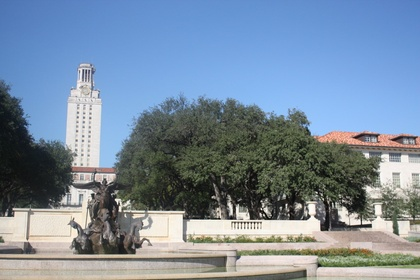
%> input picture hw4/hw4/data/uttower_left.jpg, 420 x 280 px, shrunk from 1024 x 683 before the run
$ octave --eval "result = get_feats(rgb2gray(imread('../data/uttower_left.jpg')));"   (GNU Octave 9; MATLAB toolbox functions it lacks are replaced by stand-ins)
%> lines starting %> are read from the running program, lines starting %| are printed output that depends on the picture
### hw4/hw4/code/harris.m
% HARRIS - Harris corner detector
%
% Usage:  [cim, r, c] = harris(im, sigma, thresh, radius, disp)
%
% Arguments:
%            im     - image to be processed.
%            sigma  - standard deviation of smoothing Gaussian. Typical
%                     values to use might be 1-3.
%            thresh - threshold (optional). Try a value ~1000.
%            radius - radius of region considered in non-maximal
%                     suppression (optional). Typical values to use might
%                     be 1-3.
%            disp   - optional flag (0 or 1) indicating whether you want
%                     to display corners overlayed on the original
%                     image. This can be useful for parameter tuning.
%
% Returns:
%            cim    - binary image marking corners.
%            r      - row coordinates of corner points.
%            c      - column coordinates of corner points.
%
% If thresh and radius are omitted from the argument list 'cim' is returned
% as a raw corner strength image and r and c are returned empty.

% Reference:
% C.G. Harris and M.J. Stephens. "A combined corner and edge detector",
% Proceedings Fourth Alvey Vision Conference, Manchester.
% pp 147-151, 1988.
%
% Author:
% Peter Kovesi
% Department of Computer Science & Software Engineering
% The University of Western Australia
% pk@cs.uwa.edu.au  www.cs.uwa.edu.au/~pk
%
% March 2002

function [cim, r, c] = harris(im, sigma, thresh, radius, disp)

    error(nargchk(2,5,nargin));

    dx = [-1 0 1; -1 0 1; -1 0 1]; % Derivative masks
    dy = dx';

    Ix = conv2(im, dx, 'same');    % Image derivatives
    Iy = conv2(im, dy, 'same');

    % Generate Gaussian filter of size 6*sigma (+/- 3sigma) and of
    % minimum size 1x1.
    g = fspecial('gaussian',max(1,fix(6*sigma)), sigma);

    Ix2 = conv2(Ix.^2, g, 'same'); % Smoothed squared image derivatives
    Iy2 = conv2(Iy.^2, g, 'same');
    Ixy = conv2(Ix.*Iy, g, 'same');

    cim = (Ix2.*Iy2 - Ixy.^2)./(Ix2 + Iy2 + eps); % Harris corner measure

    % Alternate Harris corner measure used by some.  Suggested that
    % k=0.04 - I find this a bit arbitrary and unsatisfactory.
%   cim = (Ix2.*Iy2 - Ixy.^2) - k*(Ix2 + Iy2).^2;

    if nargin > 2   % We should perform nonmaximal suppression and threshold

	% Extract local maxima by performing a grey scale morphological
	% dilation and then finding points in the corner strength image that
	% match the dilated image and are also greater than the threshold.
	sze = 2*radius+1;                   % Size of mask.
	mx = ordfilt2(cim,sze^2,ones(sze)); % Grey-scale dilate.
	cim = (cim==mx)&(cim>thresh);       % Find maxima.

	[r,c] = find(cim);                  % Find row,col coords.

	if nargin==5 & disp      % overlay corners on original image
	    figure, imagesc(im), axis image, colormap(gray), hold on
	    plot(c,r,'ys'), title('corners detected');
	end

    else  % leave cim as a corner strength image and make r and c empty.
	r = []; c = [];
    end

### hw4/hw4/code/find_sift.m
function sift_arr = find_sift(I, circles, enlarge_factor)
%%
%% Compute non-rotation-invariant SIFT descriptors of a set of circles
%% I is the image
%% circles is an Nx3 array where N is the number of circles, where the
%%    first column is the x-coordinate, the second column is the y-coordinate,
%%    and the third column is the radius
%% enlarge_factor is by how much to enarge the radius of the circle before
%%    computing the descriptor (a factor of 1.5 or larger is usually necessary
%%    for best performance)
%% The output is an Nx128 array of SIFT descriptors
%%
%% Note that this code is not rotation-invariant, i.e., it does not attempt
%% to normalize the patches by rotating them so that the horizontal direction
%% is aligned with the dominant gradient orientation of the patch.
%%
%% (c) Lana Lazebnik
%%

if ndims(I) == 3
    I = im2double(rgb2gray(I));
else
    I = im2double(I);
end


fprintf('Running find_sift\n');

% parameters (default SIFT size)
num_angles = 8;
num_bins = 4;
num_samples = num_bins * num_bins;
alpha = 9; % smoothing for orientation histogram

if nargin < 3
    enlarge_factor = 1.5;
end

angle_step = 2 * pi / num_angles;
angles = 0:angle_step:2*pi;
angles(num_angles+1) = []; % bin centers

[hgt wid] = size(I);
num_pts = size(circles,1);

sift_arr = zeros(num_pts, num_samples * num_angles);

% edge image
sigma_edge = 1;


[G_X,G_Y]=gen_dgauss(sigma_edge);
I_X = filter2(G_X, I, 'same'); % vertical edges
I_Y = filter2(G_Y, I, 'same'); % horizontal edges
I_mag = sqrt(I_X.^2 + I_Y.^2); % gradient magnitude
I_theta = atan2(I_Y,I_X);
I_theta(isnan(I_theta)) = 0; % necessary????

% make default grid of samples (centered at zero, width 2)
interval = 2/num_bins:2/num_bins:2;
interval = interval - (1/num_bins + 1);
[grid_x grid_y] = meshgrid(interval, interval);
grid_x = reshape(grid_x, [1 num_samples]);
grid_y = reshape(grid_y, [1 num_samples]);

% make orientation images
I_orientation = zeros(hgt, wid, num_angles);
% for each histogram angle
for a=1:num_angles
    % compute each orientation channel
    tmp = cos(I_theta - angles(a)).^alpha;
    tmp = tmp .* (tmp > 0);

    % weight by magnitude
    I_orientation(:,:,a) = tmp .* I_mag;
end

% for all circles
for i=1:num_pts
    cx = circles(i,1);
    cy = circles(i,2);
    r = circles(i,3) * enlarge_factor;

    % find coordinates of sample points (bin centers)
    grid_x_t = grid_x * r + cx;
    grid_y_t = grid_y * r + cy;
    grid_res = grid_y_t(2) - grid_y_t(1);

    % find window of pixels that contributes to this descriptor
    x_lo = floor(max(cx - r - grid_res/2, 1));
    x_hi = ceil(min(cx + r + grid_res/2, wid));
    y_lo = floor(max(cy - r - grid_res/2, 1));
    y_hi = ceil(min(cy + r + grid_res/2, hgt));

    % find coordinates of pixels
    [grid_px, grid_py] = meshgrid(x_lo:x_hi,y_lo:y_hi);
    num_pix = numel(grid_px);
    grid_px = reshape(grid_px, [num_pix 1]);
    grid_py = reshape(grid_py, [num_pix 1]);

    % find (horiz, vert) distance between each pixel and each grid sample
    dist_px = abs(repmat(grid_px, [1 num_samples]) - repmat(grid_x_t, [num_pix 1]));
    dist_py = abs(repmat(grid_py, [1 num_samples]) - repmat(grid_y_t, [num_pix 1]));

    % find weight of contribution of each pixel to each bin
    weights_x = dist_px/grid_res;
    weights_x = (1 - weights_x) .* (weights_x <= 1);
    weights_y = dist_py/grid_res;
    weights_y = (1 - weights_y) .* (weights_y <= 1);
    weights = weights_x .* weights_y;

    % make sift descriptor
    curr_sift = zeros(num_angles, num_samples);
    for a = 1:num_angles
        tmp = reshape(I_orientation(y_lo:y_hi,x_lo:x_hi,a),[num_pix 1]);
        tmp = repmat(tmp, [1 num_samples]);
        curr_sift(a,:) = sum(tmp .* weights);
    end
    sift_arr(i,:) = reshape(curr_sift, [1 num_samples * num_angles]);

% [8 lines of commented-out code are left out]
end


%%
%% normalize the SIFT descriptors more or less as described in Lowe (2004)
%%
tmp = sqrt(sum(sift_arr.^2, 2));
normalize_ind = find(tmp > 1);

sift_arr_norm = sift_arr(normalize_ind,:);
sift_arr_norm = sift_arr_norm ./ repmat(tmp(normalize_ind,:), [1 size(sift_arr,2)]);

% suppress large gradients
sift_arr_norm(find(sift_arr_norm > 0.2)) = 0.2;

% finally, renormalize to unit length
tmp = sqrt(sum(sift_arr_norm.^2, 2));
sift_arr_norm = sift_arr_norm ./ repmat(tmp, [1 size(sift_arr,2)]);

sift_arr(normalize_ind,:) = sift_arr_norm;


function [GX,GY]=gen_dgauss(sigma)

f_wid = 4 * floor(sigma);
G = normpdf(-f_wid:f_wid,0,sigma);
G = G' * G;
[GX,GY] = gradient(G);

GX = GX * 2 ./ sum(sum(abs(GX)));
GY = GY * 2 ./ sum(sum(abs(GY)));

### hw4/hw4/code/get_feats.m
function [feats, x, y] = get_feats(img)

	% Return an N x M matrix of features, along with the corresponding x,y
	% locations of the detected features.

	% N and M both depend on what method of feature detection you choose to use.
	% N = number of features found
	% M = feature vector length

    % 2. detect feature points in both images
    sigma = 3;
    thresh = 0.01;
    radius = 3;
    disp = 0;
    [~,y,x] = harris(img, sigma, thresh, radius, disp);
%> in harris, `cim = (cim==mx)&(cim>thresh);`:
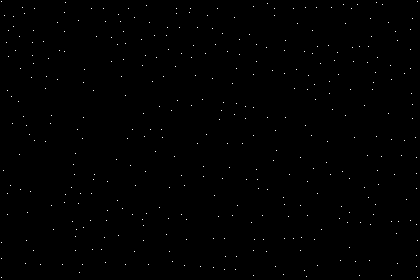
%> cim: size 280x420 logical; 0.31% white in thin lines or dots
%> in harris, `[r,c] = find(cim);`: r = 370 values from 2 to 278; c = 370 values from 2 to 418
    % 3. form feature descriptors (SIFT descriptor)
    circles = [x,y,radius*ones(size(x))];
    enlarge_factor = 1.5;
    feats = find_sift(img, circles, enlarge_factor);


end
%> in get_feats, `[~,y,x] = harris(img, sigma, thresh, radius, disp);`: y = 370 values, max 278 at index 4, min 2 at index 1, mean 132.7; x = 370 values from 2 to 418
%> in find_sift, `I = im2double(I);`:
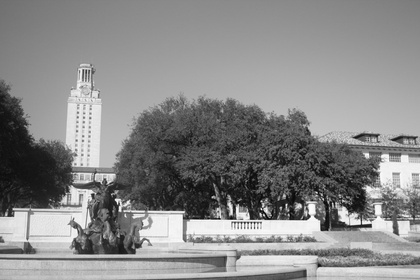
%> I: size 280x420 double; min 0.00392, max 1, mean 0.536
%> in find_sift, `I_Y = filter2(G_Y, I, 'same');`:
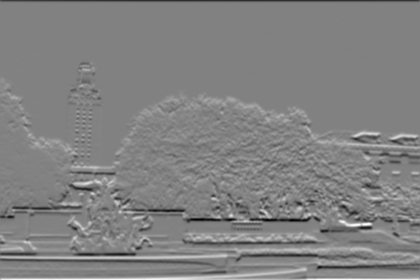
%> I_Y: size 280x420 double; min -0.832, max 0.797, mean -0.000443; drawn with min black and max white
%> in find_sift, `I_theta = atan2(I_Y,I_X);`:
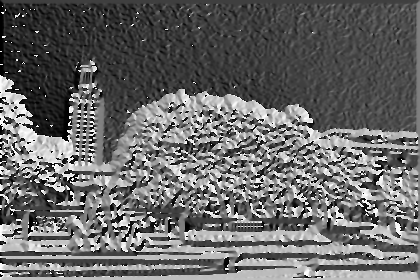
%> I_theta: size 280x420 double; min -3.14, max 3.14, mean -0.57; drawn with min black and max white
%> the loop in find_sift, `for i=1:num_pts` made 370 passes
%> (cx, cy, x_lo, x_hi, y_lo, y_hi) on passes 1 to 3: (2, 2, 1, 8, 1, 8), (2, 243, 1, 8, 237, 249), (2, 259, 1, 8, 253, 265)
%> after the loop in find_sift, `for i=1:num_pts`:
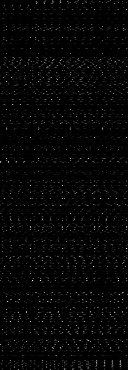
%> sift_arr: size 370x128 double; min 0, max 3.14, mean 0.0695; drawn with min black and max white
%> in find_sift, `tmp = sqrt(sum(sift_arr.^2, 2));`: tmp = 370 values, max 6.48 at index 199, min 0.0552 at index 131, mean 1.75
%> in find_sift, `normalize_ind = find(tmp > 1);`: normalize_ind = 200 values from 1 to 370
%> in find_sift, `sift_arr_norm(find(sift_arr_norm > 0.2)) = 0.2;`:
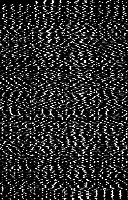
%> sift_arr_norm: size 200x128 double; min 0, max 0.2, mean 0.0347; drawn with min black and max white
%> in find_sift, `tmp = sqrt(sum(sift_arr_norm.^2, 2));`: tmp = 200 values, max 0.908 at index 142, min 0.408 at index 68, mean 0.758
%> in find_sift, `sift_arr(normalize_ind,:) = sift_arr_norm;`:
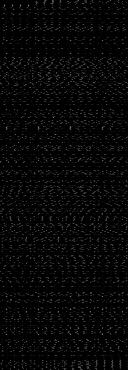
%> sift_arr: size 370x128 double; min 0, max 0.494, mean 0.0281

$ run again, on hw4/hw4/data/uttower_right.jpg
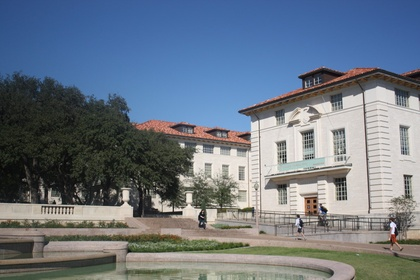
%> input picture hw4/hw4/data/uttower_right.jpg, 420 x 280 px, shrunk from 1024 x 683 before the run
%> in harris, `cim = (cim==mx)&(cim>thresh);`:
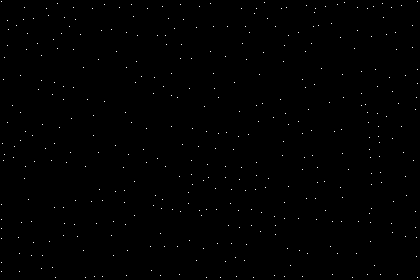
%> cim: size 280x420 logical; 0.33% white in thin lines or dots
%> in harris, `[r,c] = find(cim);`: r = 391 values from 2 to 278; c = 391 values from 2 to 418
%> y = 391 values, max 278 at index 60, min 2 at index 1, mean 138.5; x = 391 values from 2 to 418
%> the loop in find_sift, `for i=1:num_pts` made 391 passes
%> (cx, cy, x_lo, x_hi, y_lo, y_hi) on passes 1 to 3: (2, 2, 1, 8, 1, 8), (2, 205, 1, 8, 199, 211), (2, 220, 1, 8, 214, 226)
%> in find_sift, `tmp = sqrt(sum(sift_arr.^2, 2));`: tmp = 391 values, max 5.91 at index 163, min 0.0646 at index 50, mean 1.83
%> normalize_ind = 248 values from 1 to 391
%> in find_sift, `tmp = sqrt(sum(sift_arr_norm.^2, 2));`: tmp = 248 values, max 0.918 at index 218, min 0.413 at index 232, mean 0.736
%> in find_sift, `sift_arr(normalize_ind,:) = sift_arr_norm;`:
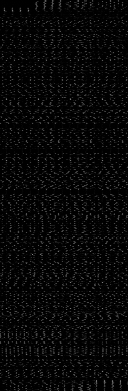
%> sift_arr: size 391x128 double; min 0, max 0.528, mean 0.0319
